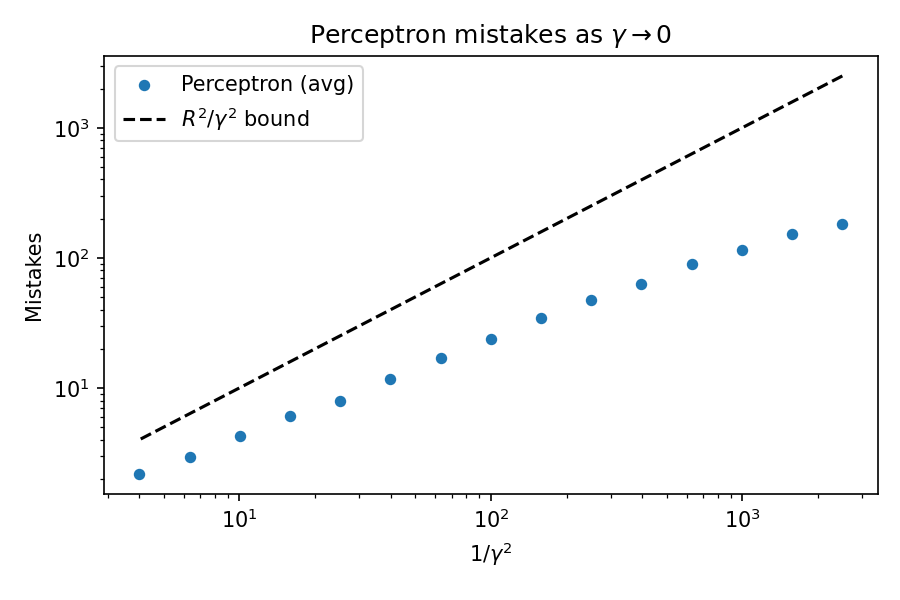

This figure's Python source:
import numpy as np
import matplotlib.pyplot as plt
from perceptron import perceptron, generate_separable_data

d = 10
T = 10000
R = 1.0
gammas = np.logspace(np.log10(0.02), np.log10(0.5), 15)
n_trials = 30

u = np.zeros(d)
u[0] = 1.0

avg_mistakes = np.empty(len(gammas))

for i, gamma in enumerate(gammas):
    rng = np.random.default_rng(0)
    total = 0
    for _ in range(n_trials):
        X, y = generate_separable_data(T, d, gamma, u, R=R, rng=rng)
        m, _ = perceptron(X, y)
        total += m
    avg_mistakes[i] = total / n_trials

inv_gamma_sq = 1 / gammas**2

fig, ax = plt.subplots(figsize=(6, 4))
ax.scatter(inv_gamma_sq, avg_mistakes, s=20, zorder=3, label="Perceptron (avg)")
ax.plot(inv_gamma_sq, R**2 * inv_gamma_sq, "k--", label=r"$R^2/\gamma^2$ bound")
ax.set_xlabel(r"$1/\gamma^2$")
ax.set_ylabel("Mistakes")
ax.set_xscale("log")
ax.set_yscale("log")
ax.legend()
ax.set_title(r"Perceptron mistakes as $\gamma \to 0$")
fig.tight_layout()
fig.savefig("plot_gamma_zero.png", dpi=150)
